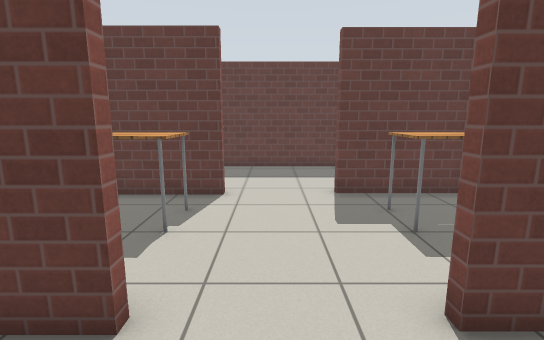
[1] (above)

12 first-person views from a walk through a robot-simulator world made for Gazebo. The camera is 1.2 m above the floor, tilts 10° down and sees 85° across. The floor is counted in squares, 0.5 m on a side. Each view is taken from the middle of a square. On the plan, view 1 faces up. The plan holds only what a view shows up to about 18 squares ahead; the rest is blank. Gazebo's built-in surfaces are drawn with simple patterns.

[2]
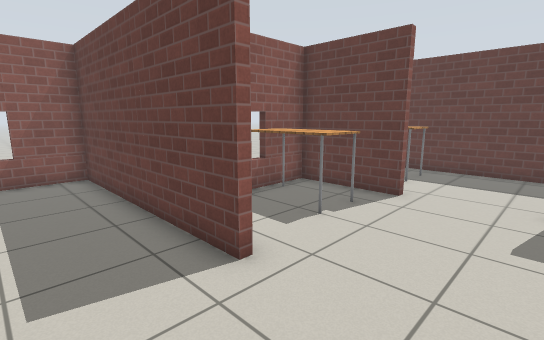

[3]
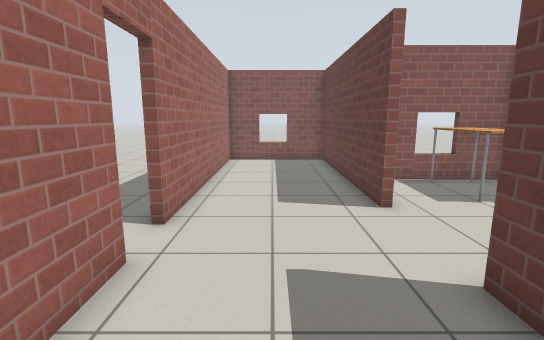

[4]
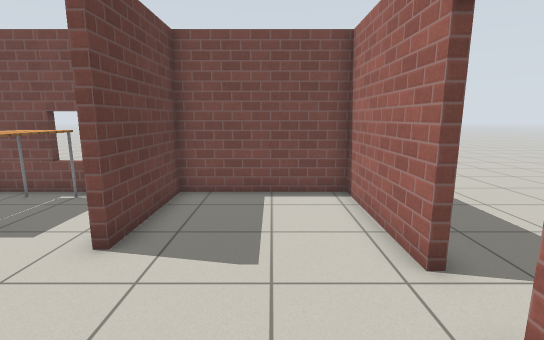

[5]
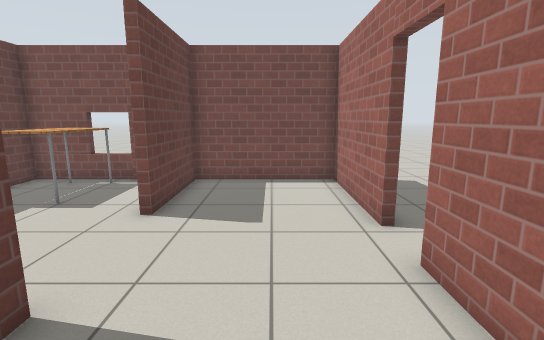

[6]
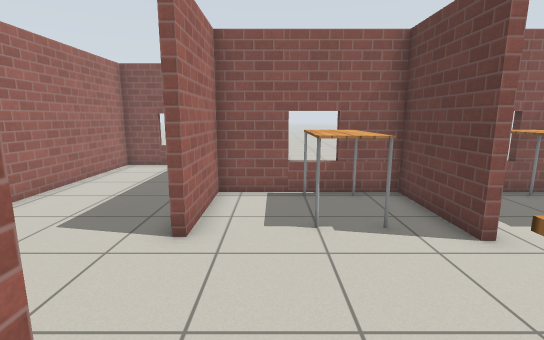

[7]
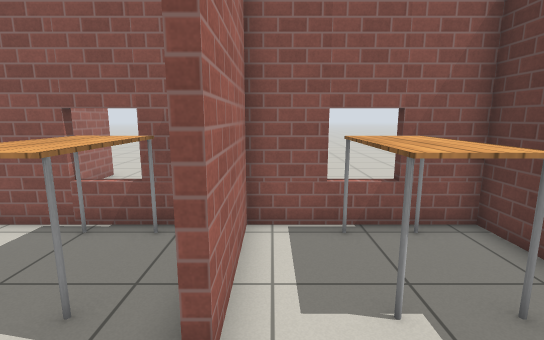

[8]
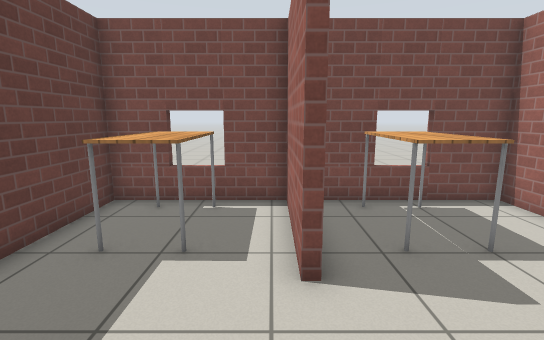

[9]
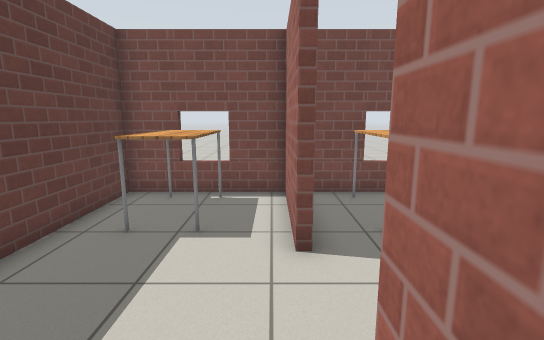

[10]
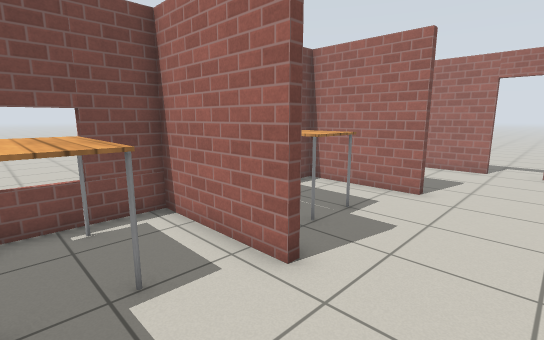

[11]
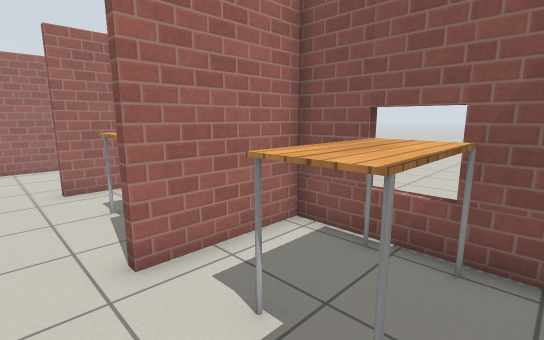

[12]
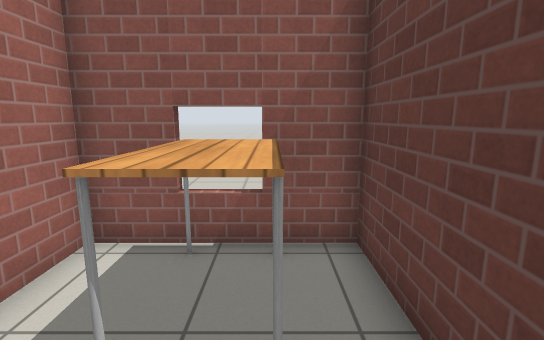

### Floor plan
Key: @ floor where view 1 was taken; # wall or solid block; . floor; D open door; = window, fence, low wall or low ledge; T table; H thing the floor can be seen under or through.
Columns run from 13 left of view 1 to 7 right of it. Each row starts with its distance up from view 1.
 15 ...    ##############
 14 ...    #............#
 13 ....   #TTTT....TTTT#
 12  ...   =TTTT....TTTT=
 11 ....   H............#
 10 ....   H............#
  9 ....   #####....#####
  8        #............#
  7        #TTTT....TTTT#
  6        =TTTT....TTTT=
  5        #............#
  4 ...    #............#
  3 ..##########....#####
  2   #.................#
  1   #.................#
  0   =..........@......#
 -1   #.................#
 -2   #..........DD....##
 -3   ###########DD#####
 -4          ..........

Where each view was taken, in squares from view 1:
view 1: 0 up, 0 right, facing up
view 2: 0 up, 2 right, facing up-left
view 3: 0 up, 6 right, facing left
view 4: 0 up, 3 left, facing right
view 5: 0 up, 5 left, facing right
view 6: 5 up, 4 right, facing left
view 7: 10 up, 1 right, facing left
view 8: 10 up, 2 left, facing right
view 9: 10 up, 3 left, facing right
view 10: 13 up, 1 left, facing down-right
view 11: 14 up, 0 right, facing down-left
view 12: 13 up, 0 right, facing left
